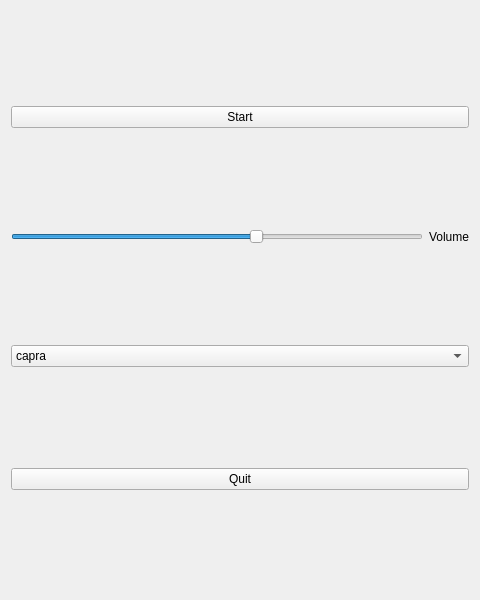
<?xml version="1.0" encoding="UTF-8"?>
<ui version="4.0">
 <class>QtCapra</class>
 <widget class="QWidget" name="QtCapra">
  <property name="geometry">
   <rect>
    <x>0</x>
    <y>0</y>
    <width>480</width>
    <height>600</height>
   </rect>
  </property>
  <property name="windowTitle">
   <string>Form</string>
  </property>
  <layout class="QGridLayout" name="gridLayout">
   <item row="0" column="0" colspan="2">
    <widget class="QPushButton" name="startButton">
     <property name="text">
      <string>Start</string>
     </property>
    </widget>
   </item>
   <item row="3" column="0" colspan="2">
    <widget class="QPushButton" name="quitButton">
     <property name="text">
      <string>Quit</string>
     </property>
    </widget>
   </item>
   <item row="1" column="0">
    <widget class="QSlider" name="volume">
     <property name="minimum">
      <number>50</number>
     </property>
     <property name="maximum">
      <number>100</number>
     </property>
     <property name="value">
      <number>80</number>
     </property>
     <property name="orientation">
      <enum>Qt::Horizontal</enum>
     </property>
    </widget>
   </item>
   <item row="1" column="1">
    <widget class="QLabel" name="label">
     <property name="text">
      <string>Volume</string>
     </property>
    </widget>
   </item>
   <item row="2" column="0" colspan="2">
    <widget class="QComboBox" name="comboBox">
     <property name="minimumContentsLength">
      <number>5</number>
     </property>
     <item>
      <property name="text">
       <string>capra</string>
      </property>
     </item>
     <item>
      <property name="text">
       <string>culatone</string>
      </property>
     </item>
    </widget>
   </item>
  </layout>
 </widget>
 <resources/>
 <connections/>
</ui>
